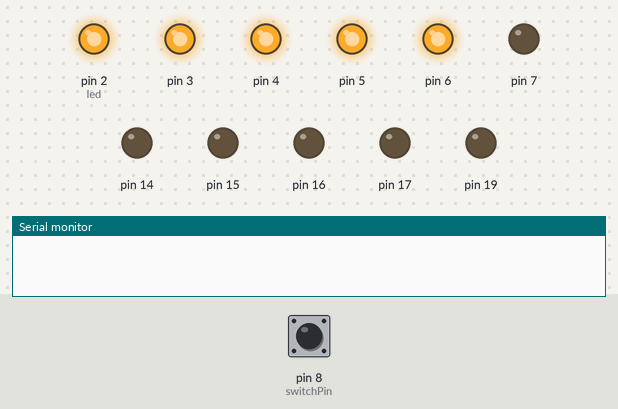
Recording of a sketch running on a simulated Arduino Uno, built with avr-gcc and run on an emulated ATmega328P. On the bench: output pins drawn as LEDs (lit = HIGH), the last lines printed to the serial monitor. Dashed ring = blinking. The inputs (shaded band) are chosen by the test bench; at power-on: pin 8 (switchPin) HIGH.

Above: at 0.51 s.
1.3 s: pin 8 (switchPin) pulled LOW for 0.15 s
At 1.6 s:
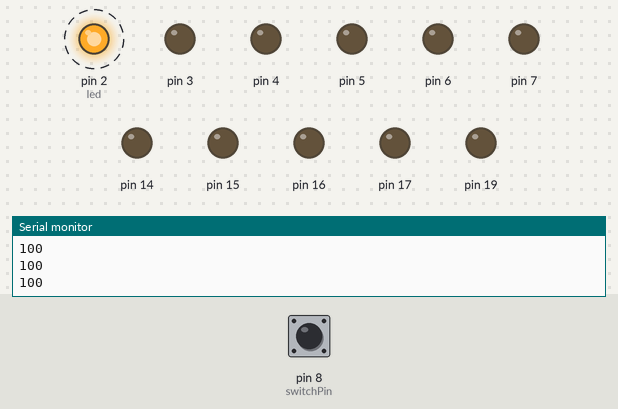
At 3.3 s:
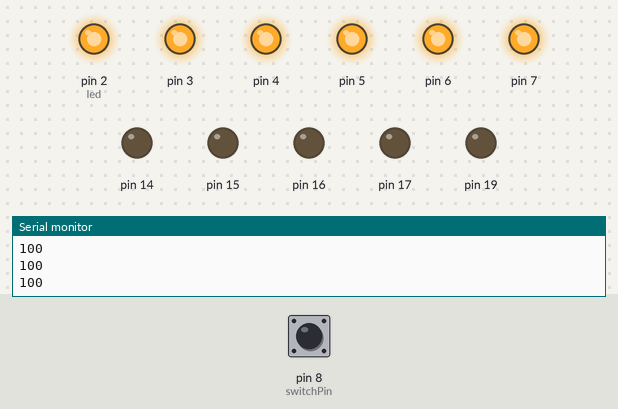
4.3 s: pin 8 (switchPin) pulled LOW for 3.2 s
At 18.2 s:
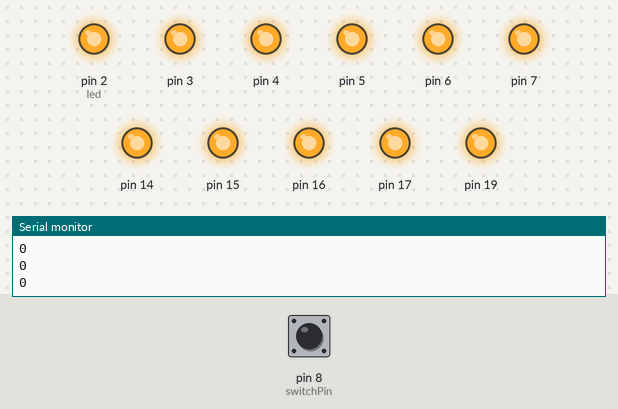
Timing chart, 0 to 18.8 s (numbered marks = the images above; inputs shaded):
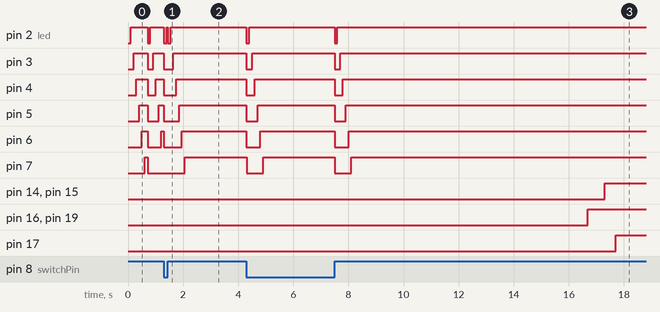

The sketch:

Reactions.ino
```cpp
const int switchPin = 8;

int playerScore=0;

unsigned long previousTime = 0;

int switchState = 0;
int prevSwitchState = 0;
int scoreReader = 0;

int led = 2;

long interval = 100;


void setup() {
  Serial.begin(9600);
  // put your setup code here, to run once:
  for(int x=2;x<8;x++){
    pinMode(x,OUTPUT);
  }

pinMode(switchPin,INPUT);

}

void loop() {
  // put your main code here, to run repeatedly:
 unsigned long currentTime = millis();

 if(currentTime - previousTime > interval){
  previousTime = currentTime;

  digitalWrite(led,HIGH);
  led++;
  if(led==8){

  }
 }

switchState = digitalRead(switchPin);

if(switchState != prevSwitchState){
  for(int x = 2; x<8;x++){
    digitalWrite(x,LOW);
    score();

  }
  led=2;
  previousTime=currentTime;
}
prevSwitchState = switchState;

}

void score(){
scoreReader=digitalRead(switchPin);


  if(led==3 && scoreReader==0){
    playerScore=2;
  }

  if(led==4 && scoreReader==0){
   playerScore=25;
 }
  if(led==5 && scoreReader==0){
    playerScore=50;
  }
  if(led==6 && scoreReader==0){
    playerScore=75;
  }
  if(led==7 && scoreReader==0){
    playerScore=100;
  }
  if(led==8){
    playerScore=0;
  }
    Serial.println(playerScore);

  }
```

Measured:
- after the input at 1.3 s, pin 2 (led): alternates HIGH for 0.05 s and LOW for 0.10 s, 4 changes in all, then stays HIGH, starting at once; pin 3: HIGH → LOW at once, → HIGH 0.35 s later; pin 4: HIGH → LOW at once, → HIGH 0.45 s later; pin 5: HIGH → LOW at once, → HIGH 0.55 s later; pin 6: HIGH → LOW at once, → HIGH 0.65 s later
- after the input at 4.3 s, pin 2 (led): alternates HIGH for 3.1 s and LOW for 0.10 s, 4 changes in all, then stays HIGH, starting at once; pin 3: alternates HIGH for 3.0 s and LOW for 0.20 s, 4 changes in all, then stays HIGH, starting at once
